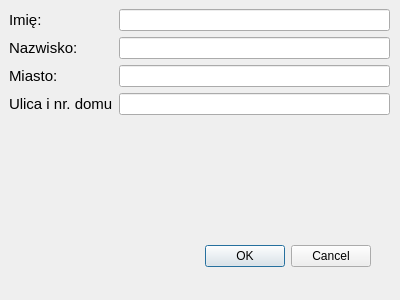
<?xml version="1.0" encoding="UTF-8"?>
<ui version="4.0">
 <class>Dialog</class>
 <widget class="QDialog" name="Dialog">
  <property name="geometry">
   <rect>
    <x>0</x>
    <y>0</y>
    <width>400</width>
    <height>300</height>
   </rect>
  </property>
  <property name="windowTitle">
   <string>Dialog</string>
  </property>
  <widget class="QDialogButtonBox" name="buttonBox">
   <property name="geometry">
    <rect>
     <x>30</x>
     <y>240</y>
     <width>341</width>
     <height>32</height>
    </rect>
   </property>
   <property name="orientation">
    <enum>Qt::Horizontal</enum>
   </property>
   <property name="standardButtons">
    <set>QDialogButtonBox::Cancel|QDialogButtonBox::Ok</set>
   </property>
  </widget>
  <widget class="QWidget" name="formLayoutWidget">
   <property name="geometry">
    <rect>
     <x>9</x>
     <y>9</y>
     <width>381</width>
     <height>131</height>
    </rect>
   </property>
   <layout class="QFormLayout" name="formLayout">
    <item row="0" column="0">
     <widget class="QLabel" name="label">
      <property name="font">
       <font>
        <family>Arial</family>
        <pointsize>11</pointsize>
       </font>
      </property>
      <property name="text">
       <string>Imię: </string>
      </property>
     </widget>
    </item>
    <item row="0" column="1">
     <widget class="QLineEdit" name="lineEdit"/>
    </item>
    <item row="1" column="0">
     <widget class="QLabel" name="label_2">
      <property name="font">
       <font>
        <family>Arial</family>
        <pointsize>11</pointsize>
       </font>
      </property>
      <property name="text">
       <string>Nazwisko: </string>
      </property>
     </widget>
    </item>
    <item row="1" column="1">
     <widget class="QLineEdit" name="lineEdit_2"/>
    </item>
    <item row="2" column="0">
     <widget class="QLabel" name="label_3">
      <property name="font">
       <font>
        <family>Arial</family>
        <pointsize>11</pointsize>
       </font>
      </property>
      <property name="text">
       <string>Miasto: </string>
      </property>
     </widget>
    </item>
    <item row="2" column="1">
     <widget class="QLineEdit" name="lineEdit_3"/>
    </item>
    <item row="3" column="0">
     <widget class="QLabel" name="label_4">
      <property name="font">
       <font>
        <family>Arial</family>
        <pointsize>11</pointsize>
       </font>
      </property>
      <property name="text">
       <string>Ulica i nr. domu</string>
      </property>
     </widget>
    </item>
    <item row="3" column="1">
     <widget class="QLineEdit" name="lineEdit_4"/>
    </item>
   </layout>
  </widget>
 </widget>
 <resources/>
 <connections>
  <connection>
   <sender>buttonBox</sender>
   <signal>accepted()</signal>
   <receiver>Dialog</receiver>
   <slot>accept()</slot>
   <hints>
    <hint type="sourcelabel">
     <x>248</x>
     <y>254</y>
    </hint>
    <hint type="destinationlabel">
     <x>157</x>
     <y>274</y>
    </hint>
   </hints>
  </connection>
  <connection>
   <sender>buttonBox</sender>
   <signal>rejected()</signal>
   <receiver>Dialog</receiver>
   <slot>reject()</slot>
   <hints>
    <hint type="sourcelabel">
     <x>316</x>
     <y>260</y>
    </hint>
    <hint type="destinationlabel">
     <x>286</x>
     <y>274</y>
    </hint>
   </hints>
  </connection>
 </connections>
</ui>
